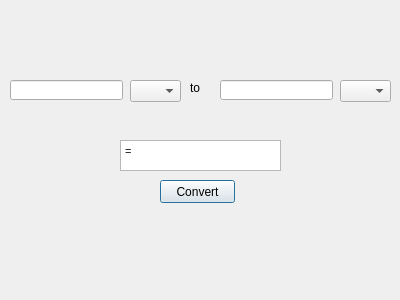
<?xml version="1.0" encoding="UTF-8"?>
<ui version="4.0">
 <class>Weight</class>
 <widget class="QDialog" name="Weight">
  <property name="geometry">
   <rect>
    <x>0</x>
    <y>0</y>
    <width>400</width>
    <height>300</height>
   </rect>
  </property>
  <property name="windowTitle">
   <string>Weight</string>
  </property>
  <widget class="QLineEdit" name="lineEdit_Weight">
   <property name="geometry">
    <rect>
     <x>10</x>
     <y>80</y>
     <width>113</width>
     <height>20</height>
    </rect>
   </property>
  </widget>
  <widget class="QLineEdit" name="lineEdit_Weight_2">
   <property name="geometry">
    <rect>
     <x>220</x>
     <y>80</y>
     <width>113</width>
     <height>20</height>
    </rect>
   </property>
  </widget>
  <widget class="QComboBox" name="comboBox_Weight">
   <property name="geometry">
    <rect>
     <x>130</x>
     <y>80</y>
     <width>51</width>
     <height>22</height>
    </rect>
   </property>
  </widget>
  <widget class="QComboBox" name="comboBox_Weight_2">
   <property name="geometry">
    <rect>
     <x>340</x>
     <y>80</y>
     <width>51</width>
     <height>22</height>
    </rect>
   </property>
  </widget>
  <widget class="QLabel" name="label_2">
   <property name="geometry">
    <rect>
     <x>190</x>
     <y>80</y>
     <width>21</width>
     <height>16</height>
    </rect>
   </property>
   <property name="text">
    <string>to</string>
   </property>
  </widget>
  <widget class="QTextBrowser" name="textBrowser_Weight">
   <property name="geometry">
    <rect>
     <x>120</x>
     <y>140</y>
     <width>161</width>
     <height>31</height>
    </rect>
   </property>
   <property name="html">
    <string>&lt;!DOCTYPE HTML PUBLIC &quot;-//W3C//DTD HTML 4.0//EN&quot; &quot;http://www.w3.org/TR/REC-html40/strict.dtd&quot;&gt;
&lt;html&gt;&lt;head&gt;&lt;meta name=&quot;qrichtext&quot; content=&quot;1&quot; /&gt;&lt;style type=&quot;text/css&quot;&gt;
p, li { white-space: pre-wrap; }
&lt;/style&gt;&lt;/head&gt;&lt;body style=&quot; font-family:'MS Shell Dlg 2'; font-size:8.25pt; font-weight:400; font-style:normal;&quot;&gt;
&lt;p style=&quot; margin-top:0px; margin-bottom:0px; margin-left:0px; margin-right:0px; -qt-block-indent:0; text-indent:0px;&quot;&gt;=&lt;/p&gt;&lt;/body&gt;&lt;/html&gt;</string>
   </property>
  </widget>
  <widget class="QPushButton" name="pushButton_Weight">
   <property name="geometry">
    <rect>
     <x>160</x>
     <y>180</y>
     <width>75</width>
     <height>23</height>
    </rect>
   </property>
   <property name="text">
    <string>Convert</string>
   </property>
  </widget>
 </widget>
 <resources/>
 <connections/>
</ui>
